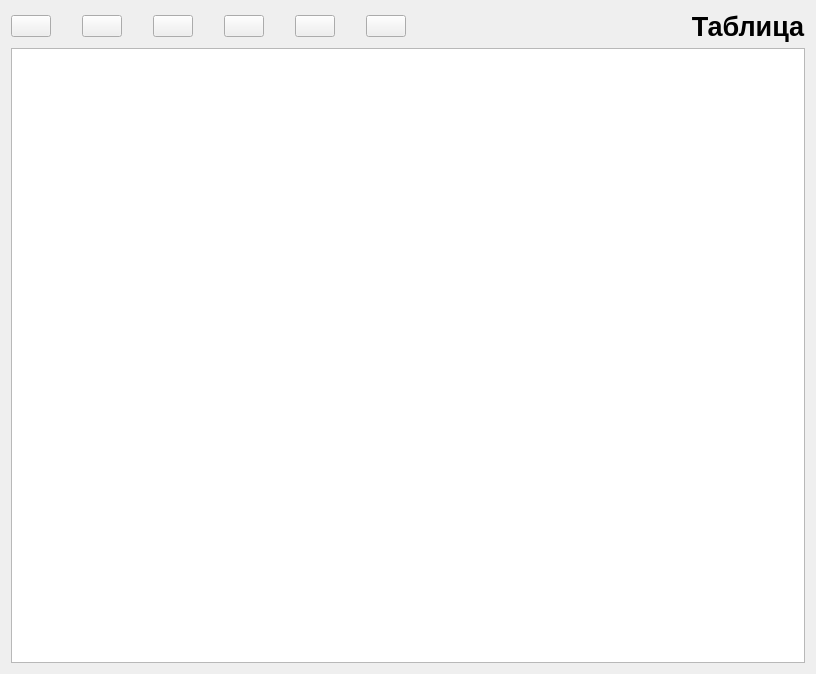
<?xml version="1.0" encoding="UTF-8"?>
<ui version="4.0">
 <class>EntityEditorForm</class>
 <widget class="QWidget" name="EntityEditorForm">
  <property name="geometry">
   <rect>
    <x>0</x>
    <y>0</y>
    <width>816</width>
    <height>674</height>
   </rect>
  </property>
  <property name="sizePolicy">
   <sizepolicy hsizetype="Expanding" vsizetype="Expanding">
    <horstretch>0</horstretch>
    <verstretch>0</verstretch>
   </sizepolicy>
  </property>
  <property name="windowTitle">
   <string>Form</string>
  </property>
  <property name="windowIcon">
   <iconset resource="../assets.qrc">
    <normaloff>:/assets/pc_repair_60.png</normaloff>:/assets/pc_repair_60.png</iconset>
  </property>
  <layout class="QGridLayout" name="gridLayout_2">
   <item row="0" column="0">
    <layout class="QGridLayout" name="gridLayout" rowstretch="1,12" columnstretch="1,9,0,0">
     <item row="1" column="0" colspan="4">
      <widget class="QTableView" name="tableView"/>
     </item>
     <item row="0" column="2" colspan="2">
      <widget class="QLabel" name="entity_name_label">
       <property name="font">
        <font>
         <pointsize>20</pointsize>
         <bold>true</bold>
        </font>
       </property>
       <property name="frameShape">
        <enum>QFrame::NoFrame</enum>
       </property>
       <property name="text">
        <string>Таблица</string>
       </property>
       <property name="alignment">
        <set>Qt::AlignCenter</set>
       </property>
      </widget>
     </item>
     <item row="0" column="0">
      <layout class="QHBoxLayout" name="horizontalLayout">
       <property name="spacing">
        <number>31</number>
       </property>
       <item>
        <widget class="QPushButton" name="reload_button">
         <property name="toolTip">
          <string extracomment="Обновить"/>
         </property>
         <property name="text">
          <string/>
         </property>
         <property name="icon">
          <iconset resource="../assets.qrc">
           <normaloff>:/assets/reload_48.png</normaloff>:/assets/reload_48.png</iconset>
         </property>
         <property name="iconSize">
          <size>
           <width>48</width>
           <height>48</height>
          </size>
         </property>
        </widget>
       </item>
       <item>
        <widget class="QPushButton" name="add_button">
         <property name="sizePolicy">
          <sizepolicy hsizetype="Minimum" vsizetype="Fixed">
           <horstretch>0</horstretch>
           <verstretch>0</verstretch>
          </sizepolicy>
         </property>
         <property name="toolTip">
          <string extracomment="Создать"/>
         </property>
         <property name="text">
          <string/>
         </property>
         <property name="icon">
          <iconset resource="../assets.qrc">
           <normaloff>:/assets/add_60.png</normaloff>:/assets/add_60.png</iconset>
         </property>
         <property name="iconSize">
          <size>
           <width>48</width>
           <height>48</height>
          </size>
         </property>
        </widget>
       </item>
       <item>
        <widget class="QPushButton" name="edit_button">
         <property name="sizePolicy">
          <sizepolicy hsizetype="Minimum" vsizetype="Fixed">
           <horstretch>0</horstretch>
           <verstretch>0</verstretch>
          </sizepolicy>
         </property>
         <property name="toolTip">
          <string extracomment="Редактировать"/>
         </property>
         <property name="text">
          <string/>
         </property>
         <property name="icon">
          <iconset resource="../assets.qrc">
           <normaloff>:/assets/edit_64.png</normaloff>:/assets/edit_64.png</iconset>
         </property>
         <property name="iconSize">
          <size>
           <width>40</width>
           <height>40</height>
          </size>
         </property>
        </widget>
       </item>
       <item>
        <widget class="QPushButton" name="remove_button">
         <property name="sizePolicy">
          <sizepolicy hsizetype="Minimum" vsizetype="Fixed">
           <horstretch>0</horstretch>
           <verstretch>0</verstretch>
          </sizepolicy>
         </property>
         <property name="toolTip">
          <string extracomment="Удалить"/>
         </property>
         <property name="text">
          <string/>
         </property>
         <property name="icon">
          <iconset resource="../assets.qrc">
           <normaloff>:/assets/remove_48.png</normaloff>:/assets/remove_48.png</iconset>
         </property>
         <property name="iconSize">
          <size>
           <width>48</width>
           <height>48</height>
          </size>
         </property>
        </widget>
       </item>
       <item>
        <widget class="QPushButton" name="configure_button">
         <property name="toolTip">
          <string extracomment="Настроить колонки"/>
         </property>
         <property name="text">
          <string/>
         </property>
         <property name="icon">
          <iconset resource="../assets.qrc">
           <normaloff>:/assets/settings_50.png</normaloff>:/assets/settings_50.png</iconset>
         </property>
         <property name="iconSize">
          <size>
           <width>40</width>
           <height>40</height>
          </size>
         </property>
        </widget>
       </item>
       <item>
        <widget class="QPushButton" name="report_button">
         <property name="text">
          <string/>
         </property>
         <property name="icon">
          <iconset resource="../assets.qrc">
           <normaloff>:/assets/report_50.png</normaloff>:/assets/report_50.png</iconset>
         </property>
         <property name="iconSize">
          <size>
           <width>40</width>
           <height>40</height>
          </size>
         </property>
        </widget>
       </item>
      </layout>
     </item>
     <item row="0" column="1">
      <spacer name="horizontalSpacer">
       <property name="orientation">
        <enum>Qt::Horizontal</enum>
       </property>
       <property name="sizeHint" stdset="0">
        <size>
         <width>40</width>
         <height>20</height>
        </size>
       </property>
      </spacer>
     </item>
    </layout>
   </item>
  </layout>
 </widget>
 <resources>
  <include location="../assets.qrc"/>
 </resources>
 <connections/>
</ui>
